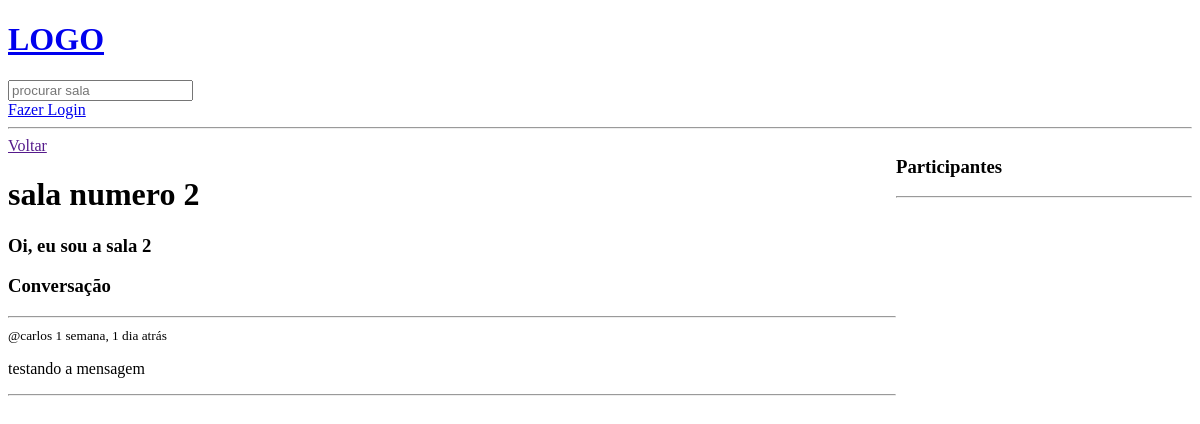
Before: /room/2/ with the older database file.
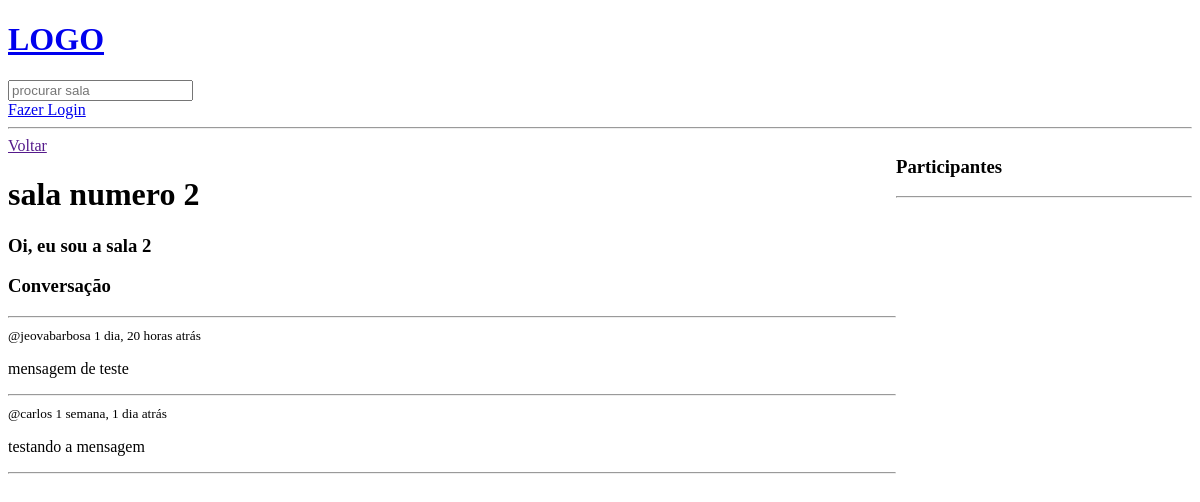
After: the same page with the newer database file.
### base/models.py (models this page shows, shortened)
class Room(models.Model):
    host = models.ForeignKey(User, on_delete=models.SET_NULL, null=True)
    topic = models.ForeignKey(Topic, on_delete=models.SET_NULL, null=True)
    name = models.CharField(max_length=200)
    description = models.TextField(null=True, blank=True)
    participants = models.ManyToManyField(User, related_name='participants', blank=True)
    updated = models.DateTimeField(auto_now=True)
    created = models.DateTimeField(auto_now_add=True)
    class Meta:
        ordering = ['-updated', 'created']

class Message(models.Model):
    user = models.ForeignKey(User, on_delete=models.CASCADE)
    room = models.ForeignKey(Room, on_delete=models.CASCADE)
    body = models.TextField()
    updated = models.DateTimeField(auto_now=True)
    created = models.DateTimeField(auto_now_add=True)
    class Meta:
        ordering = ['-updated', 'created']

### base/views.py (the view, shortened to what this page needs)
# urls.py: path("room/<str:pk>/", views.room, name="room"),
def room(request, pk):
    room = Room.objects.get(id=pk)
    roomMessages = room.message_set.all().order_by('-created')
    participants = room.participants.all()
    context = {'room':room, 'roomMessages': roomMessages, 'participants':participants}
    return render(request, "base/room.html", context)

### templates/base/room.html (shortened to what this page needs)
{% extends 'main.html' %}
{% block content %}
<div class="room-container">
    <div>
        <a href="{{request.META.HTTP_REFERER}}">Voltar</a>
        <h1>{{room.name}}</h1>
        <h3>{{room.description}}</h3>
        <div class="comment-wrapper">
            <h3>Conversação</h3>
            <hr />
            {% for message in roomMessages %}
            <div>
                <small>@{{message.user}} {{message.created|timesince}} atrás </small>
                <p>{{message.body}}</p>
                <hr />
            </div>
            {% endfor %}
        </div>
    </div>
    <div>
        <h3>Participantes</h3>
        <hr>
    </div>
</div>
{% endblock %}

### templates/main.html (shortened to what this page needs)
<!DOCTYPE html>
<html>
    <head>
        <link rel="stylesheet" href="">
    </head>
    <body>
        {% include 'navbar.html' %}
        {% block content %}
        {% endblock %}
    </body>
</html>

### templates/navbar.html
<a href='/'>
    <h1>LOGO</h1>
</a>
<form method="GET" action="{% url 'home' %}">
    <input type="text" name="q" placeholder="procurar sala" />
</form>
{% if request.user.is_authenticated %}
<p> Olá {{user.username}} </p>
<a href="{% url 'logout' %}">Deslogar</a>
{% else %}
<a href="{% url 'login' %}">Fazer Login</a>
{% endif %}
<hr>

### templates/base/room.html (style rules this page uses)
.room-container { display: grid; grid-template-columns: 3fr 1fr; }

Changed rows visible on the page:
added Message: user "jeovabarbosa", created "1 dia, 20 horas", body "mensagem de teste"
